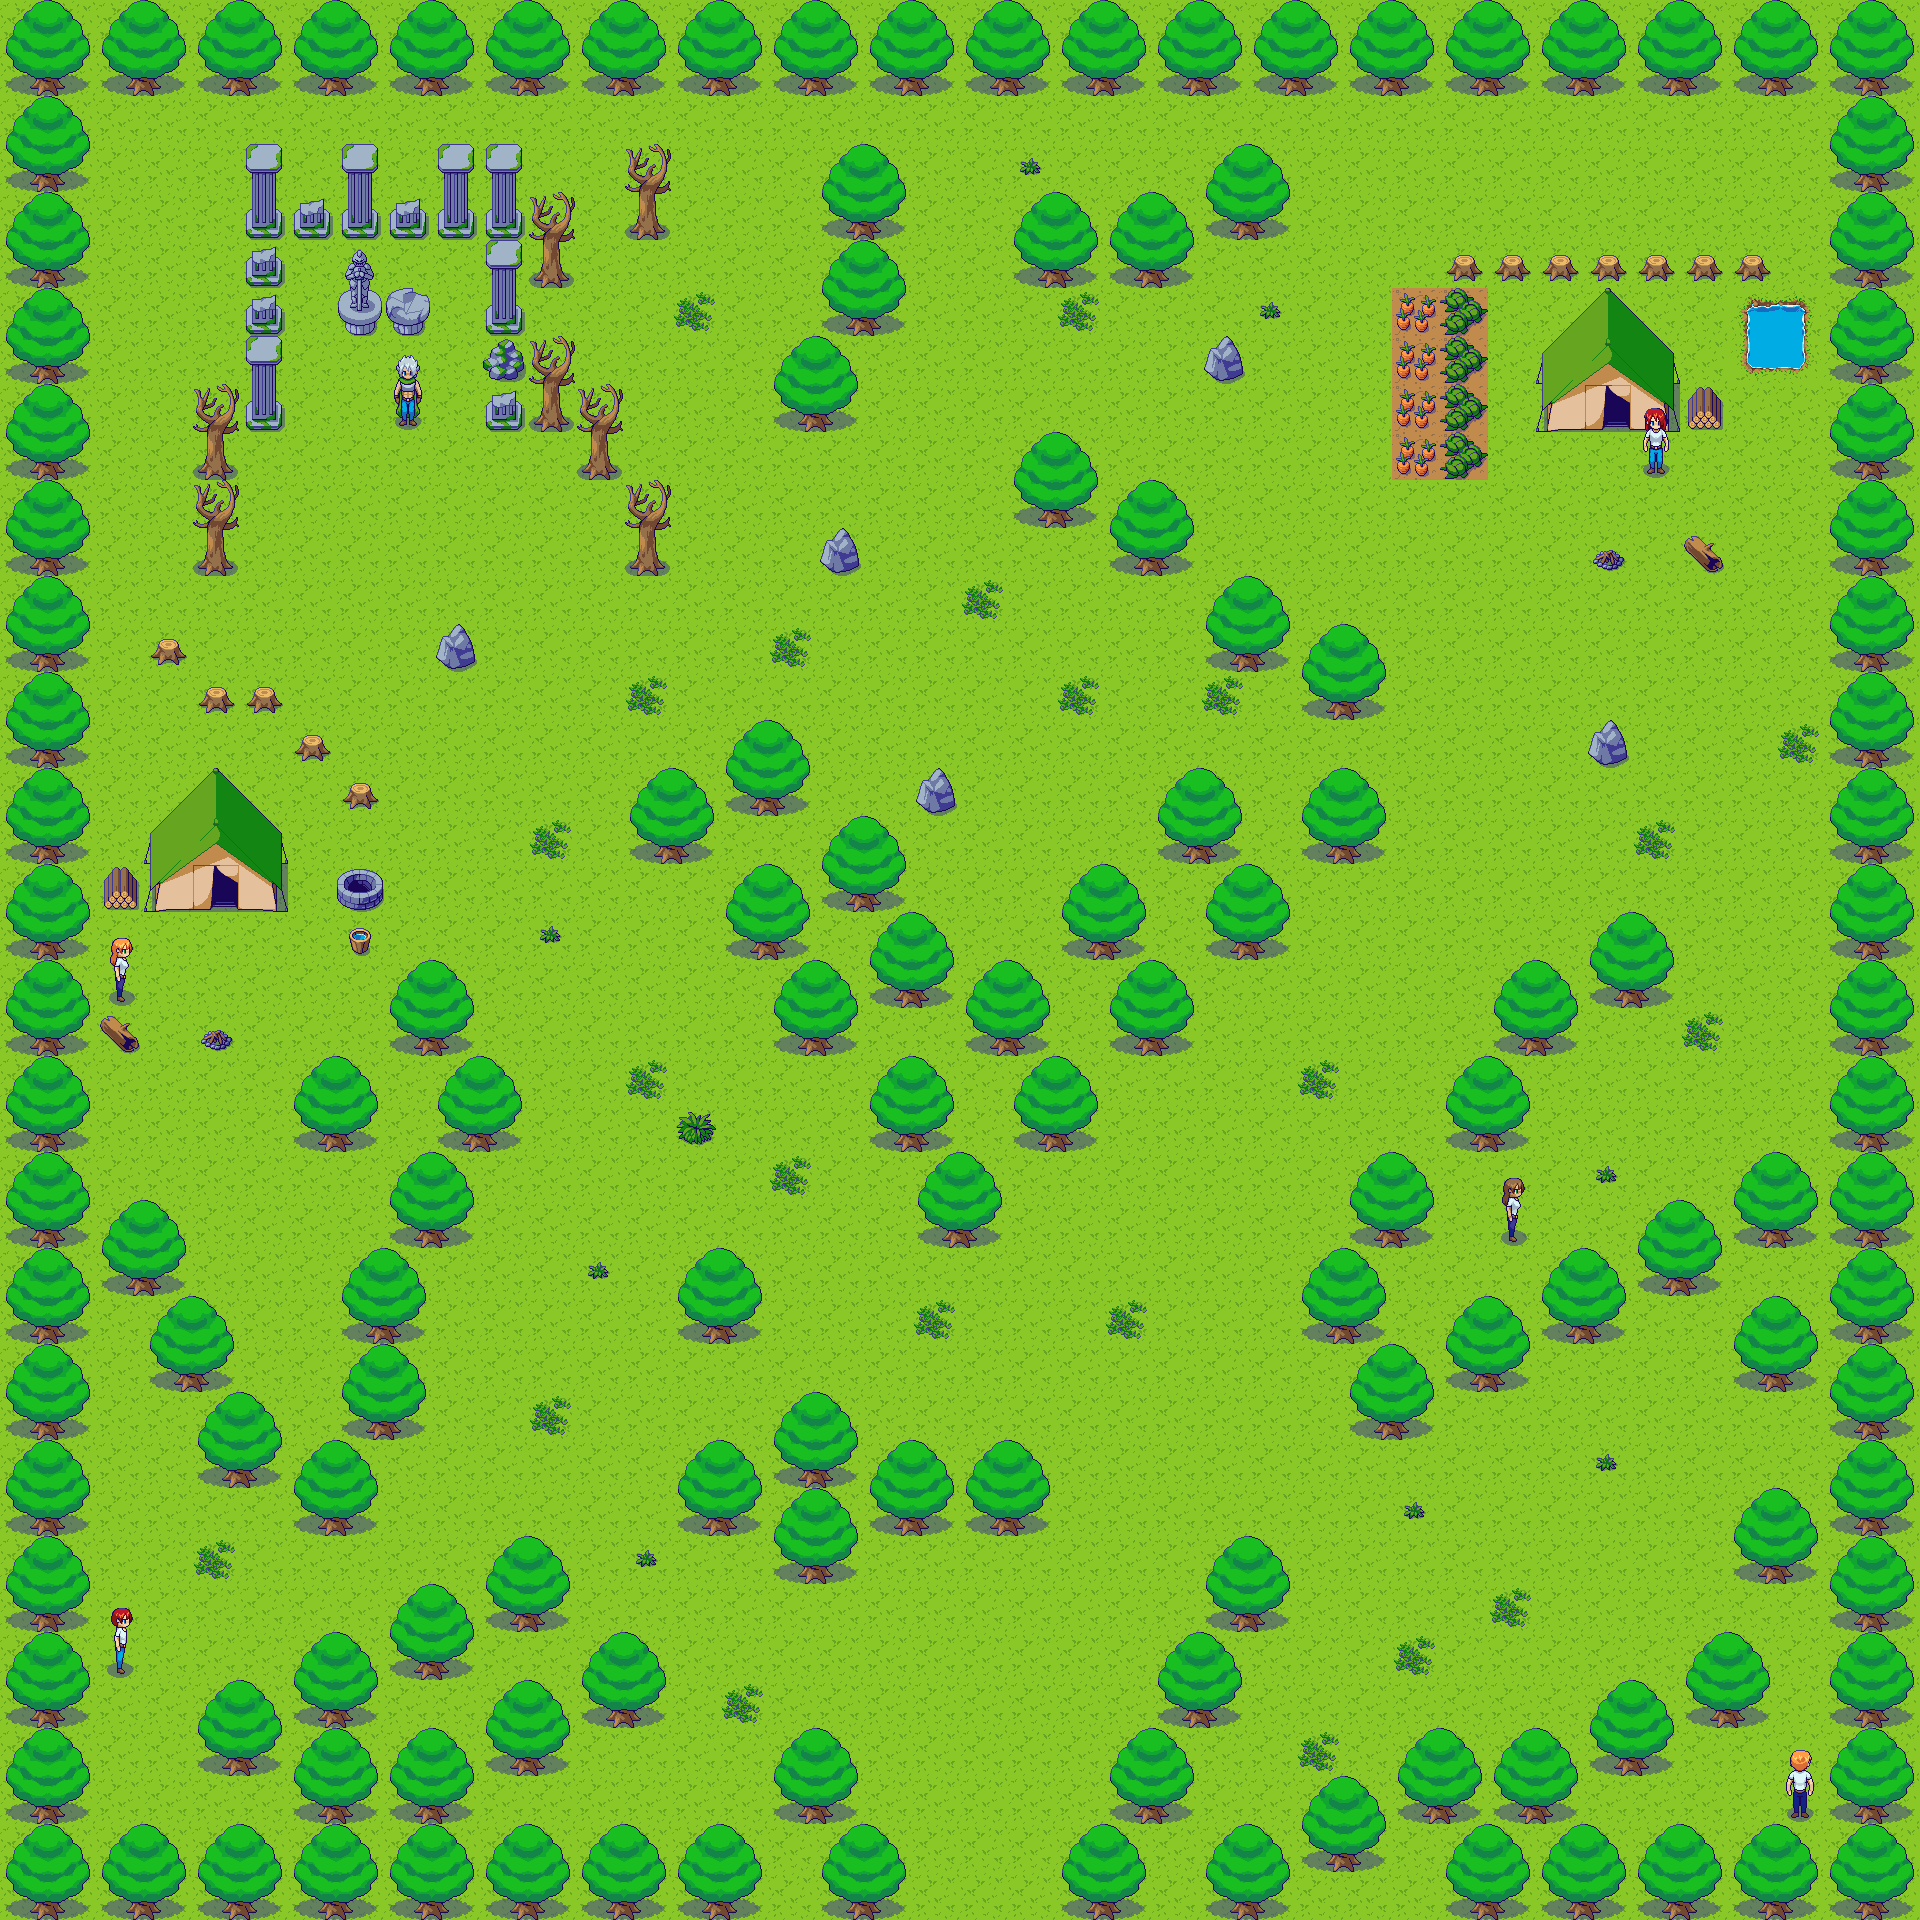

This game map was drawn from its Tiled (.tmx) file and the tilesets committed beside it. A one-line description and the trimmed map source follow:
An orthogonal 40x40 tile map with 48x48 px tiles, 7 tile layers (GROUND, GRASS, TREE, HOUSES, ...), 14 tilesets.

<map version="1.10" tiledversion="1.10.2" orientation="orthogonal" renderorder="right-down" width="40" height="40" tilewidth="48" tileheight="48" infinite="0" nextlayerid="9" nextobjectid="1">
 <tileset firstgid="1" name="PixelFantasy_Outside_A1" tilewidth="48" tileheight="48" tilecount="192" columns="16">
  <image source="Pixel Fantasy RMMZ RTP Tiles/img/tilesets/PixelFantasy_Outside_A1.png" width="768" height="576" />
 </tileset>
 <tileset firstgid="193" name="PixelFantasy_Outside_A2" tilewidth="48" tileheight="48" tilecount="192" columns="16">
  <image source="Pixel Fantasy RMMZ RTP Tiles/img/tilesets/PixelFantasy_Outside_A2.png" width="768" height="576" />
 </tileset>
 <tileset firstgid="385" name="PixelFantasy_Outside_A3" tilewidth="48" tileheight="48" tilecount="128" columns="16">
  <image source="Pixel Fantasy RMMZ RTP Tiles/img/tilesets/PixelFantasy_Outside_A3.png" width="768" height="384" />
 </tileset>
 <tileset firstgid="513" name="PixelFantasy_Outside_A4" tilewidth="48" tileheight="48" tilecount="240" columns="16">
  <image source="Pixel Fantasy RMMZ RTP Tiles/img/tilesets/PixelFantasy_Outside_A4.png" width="768" height="720" />
 </tileset>
 <tileset firstgid="753" name="PixelFantasy_Outside_A5" tilewidth="48" tileheight="48" tilecount="128" columns="8">
  <image source="Pixel Fantasy RMMZ RTP Tiles/img/tilesets/PixelFantasy_Outside_A5.png" width="384" height="768" />
 </tileset>
 <tileset firstgid="881" name="PixelFantasy_Outside_B" tilewidth="48" tileheight="48" tilecount="256" columns="16">
  <image source="Pixel Fantasy RMMZ RTP Tiles/img/tilesets/PixelFantasy_Outside_B.png" width="768" height="768" />
 </tileset>
 <tileset firstgid="1137" name="PixelFantasy_Outside_C" tilewidth="48" tileheight="48" tilecount="256" columns="16">
  <image source="Pixel Fantasy RMMZ RTP Tiles/img/tilesets/PixelFantasy_Outside_C.png" width="768" height="768" />
 </tileset>
 <tileset firstgid="1393" name="PixelFantasy_Outside_D-Trees" tilewidth="48" tileheight="48" tilecount="256" columns="16">
  <image source="Pixel Fantasy RMMZ RTP Tiles/img/tilesets/PixelFantasy_Outside_D-Trees.png" width="768" height="768" />
 </tileset>
 <tileset firstgid="1649" name="$PixelFantasy_3-Gale" tilewidth="48" tileheight="48" tilecount="24" columns="3">
  <image source="Pixel Fantasy RMMZ RTP Tiles/img/characters/$PixelFantasy_3-Gale.png" width="144" height="384" />
 </tileset>
 <tileset firstgid="1673" name="$PixelFantasy_4-Michelle" tilewidth="48" tileheight="48" tilecount="24" columns="3">
  <image source="Pixel Fantasy RMMZ RTP Tiles/img/characters/$PixelFantasy_4-Michelle.png" width="144" height="384" />
 </tileset>
 <tileset firstgid="1697" name="MCharacter1" tilewidth="48" tileheight="48" tilecount="192" columns="12">
  <image source="Pixel Fantasy RMMZ RTP Tiles/img/characters/MCharacter1.png" width="576" height="768" />
 </tileset>
 <tileset firstgid="1889" name="FCharacter1" tilewidth="48" tileheight="48" tilecount="192" columns="12">
  <image source="Pixel Fantasy RMMZ RTP Tiles/img/characters/FCharacter1.png" width="576" height="768" />
 </tileset>
 <tileset firstgid="2081" name="MCharacter2" tilewidth="48" tileheight="48" tilecount="192" columns="12">
  <image source="Pixel Fantasy RMMZ RTP Tiles/img/characters/MCharacter2.png" width="576" height="768" />
 </tileset>
 <tileset firstgid="2273" name="FCharacter2" tilewidth="48" tileheight="48" tilecount="192" columns="12">
  <image source="Pixel Fantasy RMMZ RTP Tiles/img/characters/FCharacter2.png" width="576" height="768" />
 </tileset>
 <layer id="1" name="GROUND" width="40" height="40">
  <data>[1600 cells, 1600 non-empty, 1 distinct tile ids]</data>
 </layer>
 <layer id="8" name="GRASS" width="40" height="40">
  <data>[1600 cells, 28 non-empty, 2 distinct tile ids]</data>
 </layer>
 <layer id="2" name="TREE" width="40" height="40">
  <data>[1600 cells, 602 non-empty, 14 distinct tile ids]</data>
 </layer>
 <layer id="4" name="HOUSES" width="40" height="40">
  <data>[1600 cells, 51 non-empty, 21 distinct tile ids]</data>
 </layer>
 <layer id="5" name="PLANTS" width="40" height="40">
  <data>[1600 cells, 8 non-empty, 2 distinct tile ids]</data>
 </layer>
 <layer id="6" name="NPC" width="40" height="40">
  <data>[1600 cells, 12 non-empty, 12 distinct tile ids]</data>
 </layer>
 <layer id="7" name="PLANTS" width="40" height="40">
  <data>[1600 cells, 8 non-empty, 3 distinct tile ids]</data>
 </layer>
</map>
